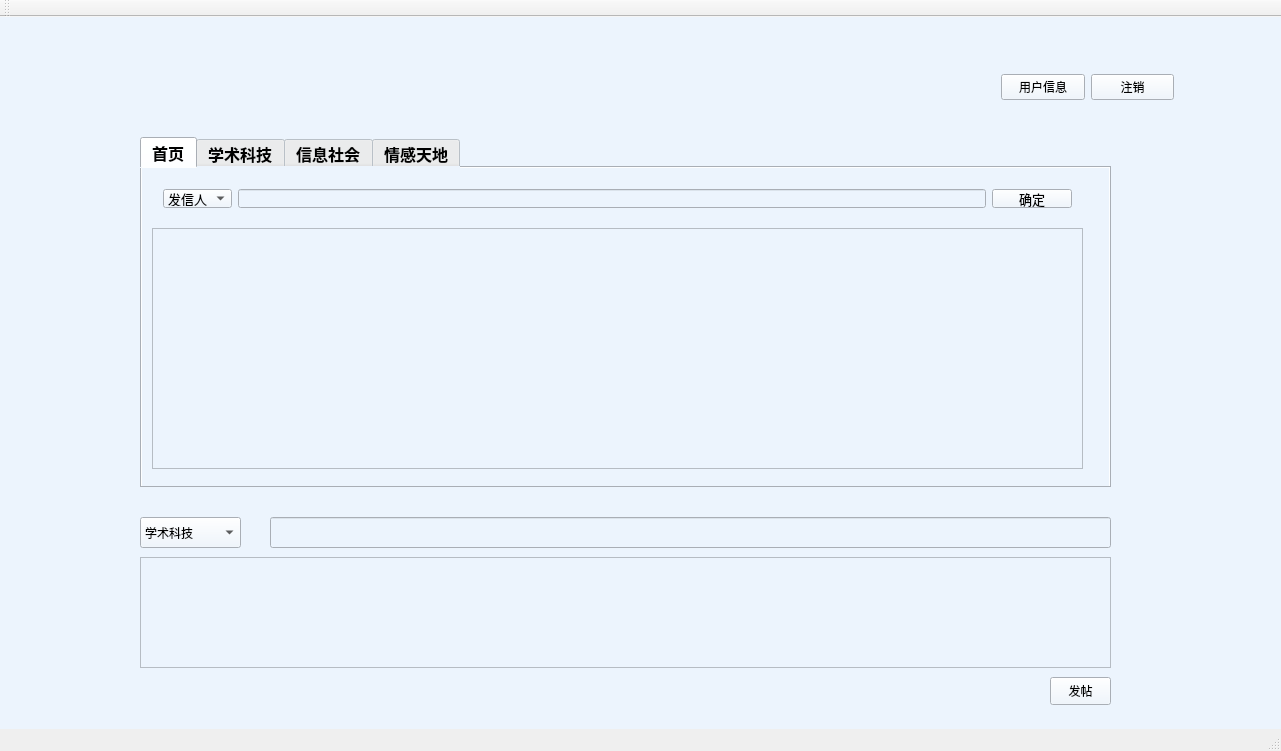
<?xml version="1.0" encoding="UTF-8"?>
<ui version="4.0">
 <class>MainWindow</class>
 <widget class="QMainWindow" name="MainWindow">
  <property name="geometry">
   <rect>
    <x>0</x>
    <y>0</y>
    <width>1281</width>
    <height>751</height>
   </rect>
  </property>
  <property name="windowTitle">
   <string>北邮人论坛</string>
  </property>
  <property name="styleSheet">
   <string notr="true"/>
  </property>
  <widget class="QWidget" name="centralWidget">
   <property name="styleSheet">
    <string notr="true">background-color: rgb(236, 244, 253);</string>
   </property>
   <widget class="QTabWidget" name="tabWidget">
    <property name="geometry">
     <rect>
      <x>140</x>
      <y>120</y>
      <width>971</width>
      <height>351</height>
     </rect>
    </property>
    <property name="sizePolicy">
     <sizepolicy hsizetype="Expanding" vsizetype="Expanding">
      <horstretch>16</horstretch>
      <verstretch>0</verstretch>
     </sizepolicy>
    </property>
    <property name="font">
     <font>
      <pointsize>12</pointsize>
      <weight>75</weight>
      <bold>true</bold>
     </font>
    </property>
    <property name="currentIndex">
     <number>0</number>
    </property>
    <widget class="QWidget" name="home">
     <attribute name="title">
      <string>首页</string>
     </attribute>
     <widget class="QWidget" name="horizontalLayoutWidget_2">
      <property name="geometry">
       <rect>
        <x>10</x>
        <y>10</y>
        <width>931</width>
        <height>41</height>
       </rect>
      </property>
      <layout class="QHBoxLayout" name="horizontalLayout_2">
       <item>
        <widget class="QComboBox" name="searchkind">
         <property name="font">
          <font>
           <pointsize>10</pointsize>
          </font>
         </property>
         <item>
          <property name="text">
           <string>发信人</string>
          </property>
         </item>
         <item>
          <property name="text">
           <string>标题</string>
          </property>
         </item>
        </widget>
       </item>
       <item>
        <widget class="QLineEdit" name="searchInfo">
         <property name="font">
          <font>
           <pointsize>10</pointsize>
          </font>
         </property>
        </widget>
       </item>
       <item>
        <widget class="QPushButton" name="searchconfirm">
         <property name="font">
          <font>
           <pointsize>10</pointsize>
          </font>
         </property>
         <property name="text">
          <string>确定</string>
         </property>
        </widget>
       </item>
      </layout>
     </widget>
     <widget class="QListWidget" name="listWidget_search">
      <property name="geometry">
       <rect>
        <x>10</x>
        <y>60</y>
        <width>931</width>
        <height>241</height>
       </rect>
      </property>
     </widget>
    </widget>
    <widget class="QWidget" name="Acadamics">
     <attribute name="title">
      <string>学术科技</string>
     </attribute>
     <widget class="QListWidget" name="listWidget_aca">
      <property name="geometry">
       <rect>
        <x>20</x>
        <y>20</y>
        <width>931</width>
        <height>291</height>
       </rect>
      </property>
     </widget>
    </widget>
    <widget class="QWidget" name="Information">
     <attribute name="title">
      <string>信息社会</string>
     </attribute>
     <widget class="QListWidget" name="listWidget_info">
      <property name="geometry">
       <rect>
        <x>20</x>
        <y>20</y>
        <width>931</width>
        <height>291</height>
       </rect>
      </property>
     </widget>
    </widget>
    <widget class="QWidget" name="Emotions">
     <attribute name="title">
      <string>情感天地</string>
     </attribute>
     <widget class="QListWidget" name="listWidget_emo">
      <property name="geometry">
       <rect>
        <x>20</x>
        <y>20</y>
        <width>931</width>
        <height>291</height>
       </rect>
      </property>
     </widget>
    </widget>
   </widget>
   <widget class="QWidget" name="horizontalLayoutWidget">
    <property name="geometry">
     <rect>
      <x>990</x>
      <y>40</y>
      <width>195</width>
      <height>61</height>
     </rect>
    </property>
    <layout class="QHBoxLayout" name="horizontalLayout">
     <item>
      <widget class="QPushButton" name="userInfo">
       <property name="text">
        <string>用户信息</string>
       </property>
      </widget>
     </item>
     <item>
      <widget class="QPushButton" name="logout">
       <property name="text">
        <string>注销</string>
       </property>
      </widget>
     </item>
    </layout>
   </widget>
   <widget class="QWidget" name="widget" native="true">
    <property name="geometry">
     <rect>
      <x>140</x>
      <y>470</y>
      <width>971</width>
      <height>231</height>
     </rect>
    </property>
    <widget class="QTextEdit" name="postcontent">
     <property name="geometry">
      <rect>
       <x>0</x>
       <y>70</y>
       <width>971</width>
       <height>111</height>
      </rect>
     </property>
    </widget>
    <widget class="QPushButton" name="sendpost">
     <property name="geometry">
      <rect>
       <x>910</x>
       <y>190</y>
       <width>61</width>
       <height>28</height>
      </rect>
     </property>
     <property name="text">
      <string>发帖</string>
     </property>
    </widget>
    <widget class="QLineEdit" name="posttitle">
     <property name="geometry">
      <rect>
       <x>130</x>
       <y>30</y>
       <width>841</width>
       <height>31</height>
      </rect>
     </property>
    </widget>
    <widget class="QComboBox" name="comboBox">
     <property name="geometry">
      <rect>
       <x>0</x>
       <y>30</y>
       <width>101</width>
       <height>31</height>
      </rect>
     </property>
     <item>
      <property name="text">
       <string>学术科技</string>
      </property>
     </item>
     <item>
      <property name="text">
       <string>信息社会</string>
      </property>
     </item>
     <item>
      <property name="text">
       <string>情感天地</string>
      </property>
     </item>
    </widget>
   </widget>
  </widget>
  <widget class="QStatusBar" name="statusBar"/>
  <widget class="QToolBar" name="mainToolBar">
   <attribute name="toolBarArea">
    <enum>TopToolBarArea</enum>
   </attribute>
   <attribute name="toolBarBreak">
    <bool>false</bool>
   </attribute>
  </widget>
  <widget class="QMenuBar" name="menuBar">
   <property name="geometry">
    <rect>
     <x>0</x>
     <y>0</y>
     <width>1281</width>
     <height>26</height>
    </rect>
   </property>
  </widget>
 </widget>
 <layoutdefault spacing="6" margin="11"/>
 <resources/>
 <connections/>
</ui>
